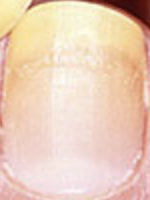
#> input picture input_image.png, 150 x 200 px
$ python detect_yellow.py --image ../input_image.png
#> lines starting #> are read from the running program, lines starting #| are printed output that depends on the picture; after the words box and inside, x2 and y2 are one past the last pixel; in counts of white or black regions, pixels touching at a corner belong together
import numpy as np
import argparse
import cv2

#to run in terminal
ap = argparse.ArgumentParser()
ap.add_argument("-i", "--image", help = "path to the image")
args = vars(ap.parse_args())

image = cv2.imread(args["image"])
#> image is the input picture: shape (200, 150, 3); mean B, G, R 185.5, 206.3, 235

# color list of boundaries in BGR
boundaries = [
	([153, 213, 244], [218, 246, 249])
]

# loop over the boundaries
for (lower, upper) in boundaries:
	lower = np.array(lower, dtype = "uint8")
	upper = np.array(upper, dtype = "uint8")

	mask = cv2.inRange(image, lower, upper)
	output = cv2.bitwise_and(image, image, mask = mask)

#uncomment following line if you want to see the image
	# cv2.imshow("images", np.hstack([image, output]))

#the following lines will write a file with the colours outlined above
	cv2.imwrite( "./output_files/nails_yellow.jpg", np.hstack([output]))
	cv2.waitKey(0)
#> this loop made 1 pass
#> pass 1, `mask = cv2.inRange(image, lower, upper)`:
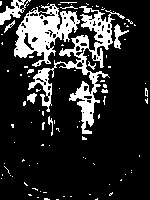
#> mask: shape (200, 150); 18% white; 96 white regions (85 under 20 px), largest, box (x1, y1, x2, y2) and area: (28, 6, 125, 134) 2440, (14, 4, 80, 67) 1912, (0, 0, 31, 25) 292
#> pass 1, `output = cv2.bitwise_and(image, image, mask = mask)`:
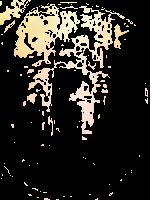
#> output: shape (200, 150, 3); mean B, G, R 34.9, 41.2, 44.4
